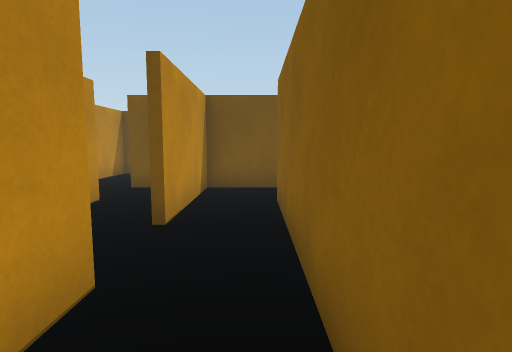
View 1 (above)

22 first-person views from a walk through a scene from a Unity 3-D project. The camera is 1.2 m above the floor, tilts 6° down and sees 80° across. The floor is counted in squares, 1 m on a side. Each view is taken from the middle of a square. On the plan, view 1 faces up. The plan holds only what a view shows up to about 13 squares ahead; the rest is blank.

View 2
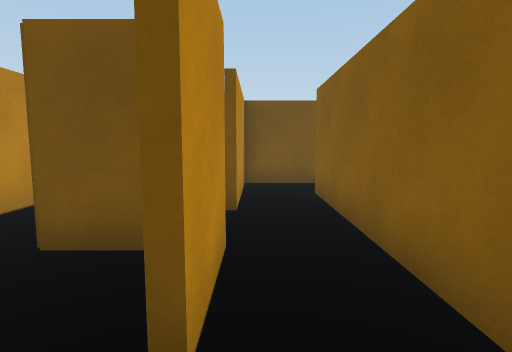

View 3
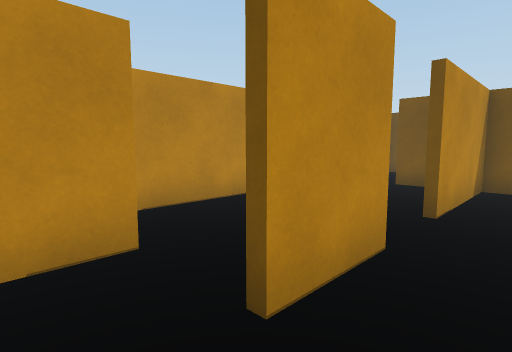

View 4
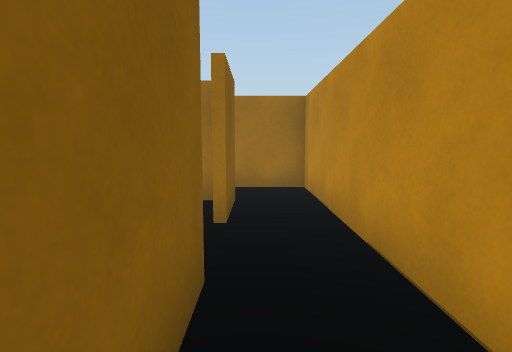

View 5
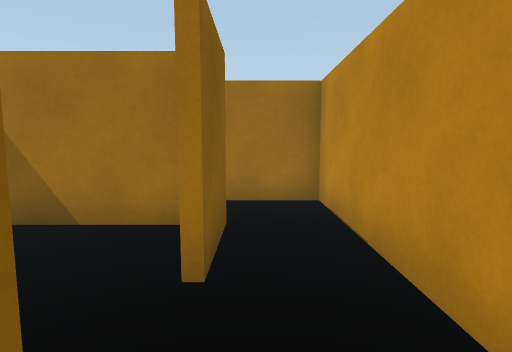

View 6
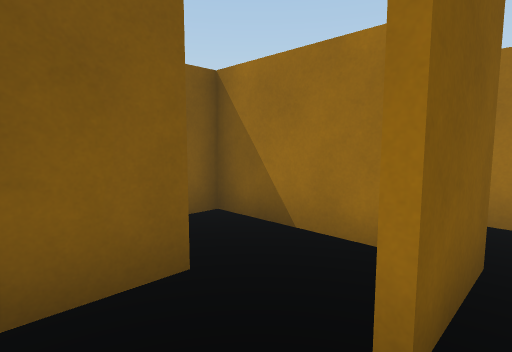

View 7
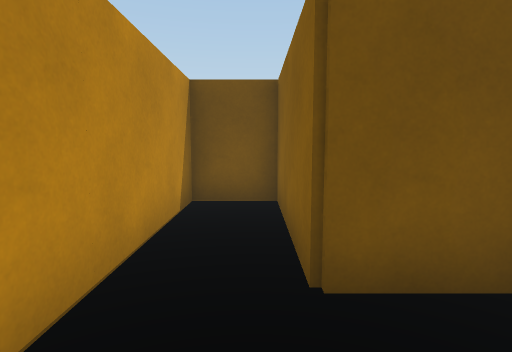

View 8
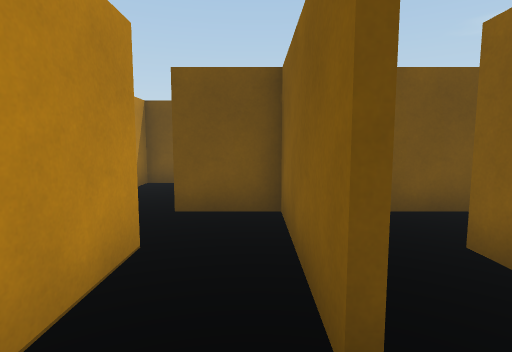

View 9
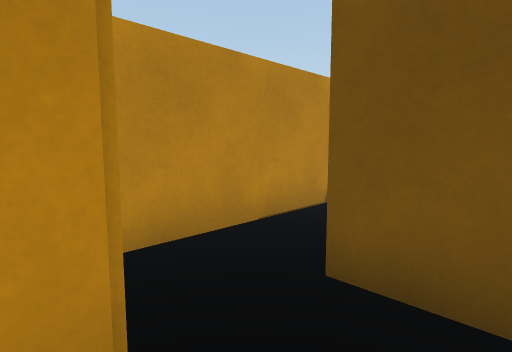

View 10
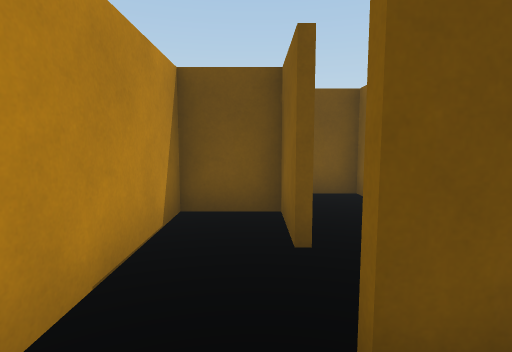

View 11
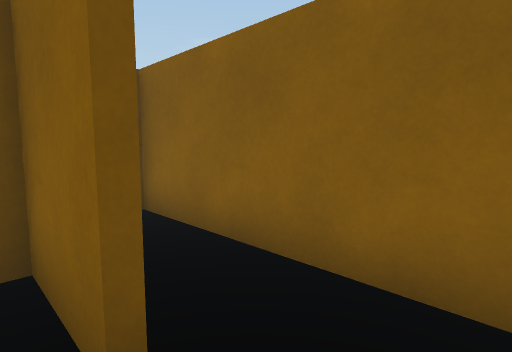

View 12
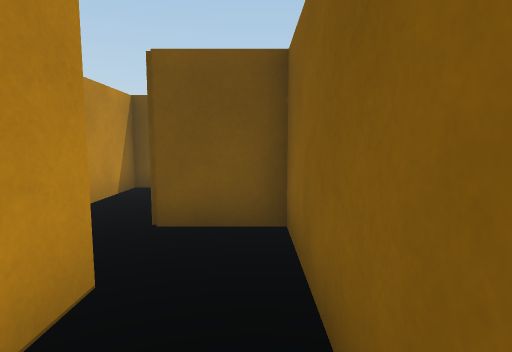

View 13
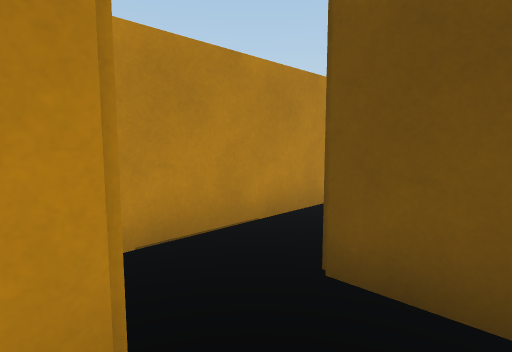

View 14
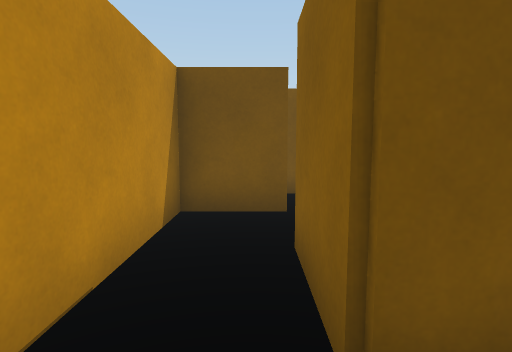

View 15
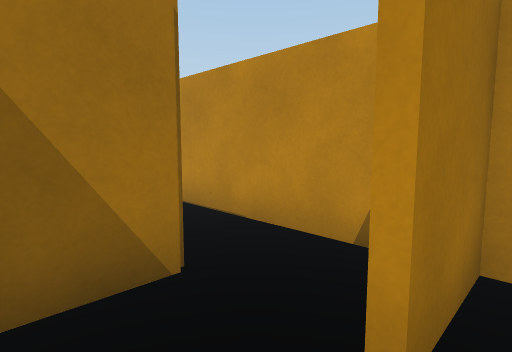

View 16
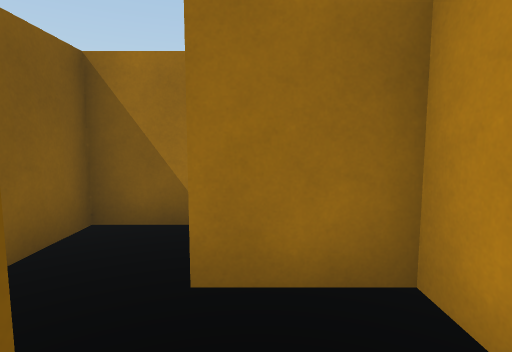

View 17
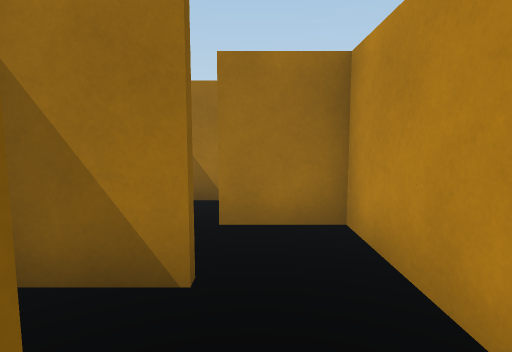

View 18
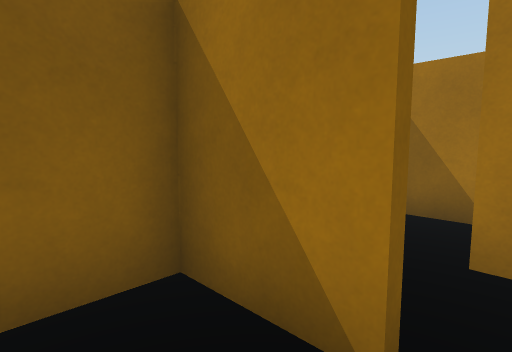

View 19
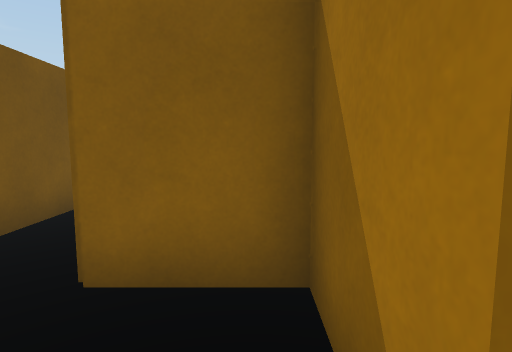

View 20
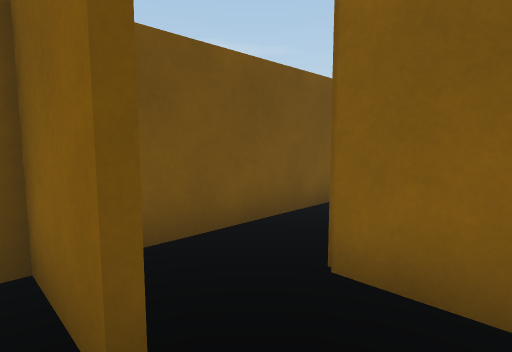

View 21
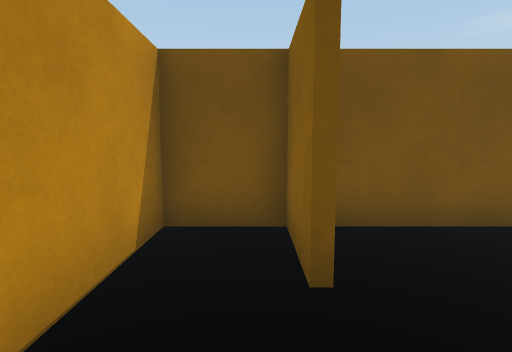

View 22
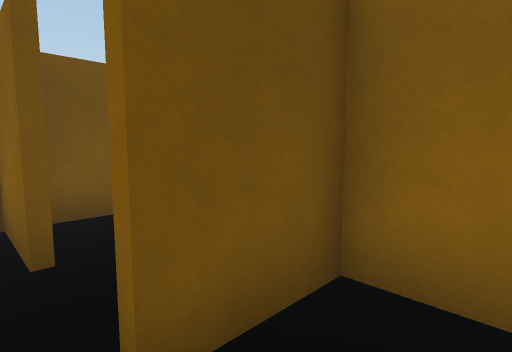

### Floor plan
Ten units are one square. View 1 is at (0, 0); x grows to the right and y downward. Boxes are objects, and circles mark ways between rooms. Rooms are numbered by the first view taken in them; rooms with no view inside come last. Other rooms are left out.
<svg viewBox="-58 -248 82 288">
<path fill="none" stroke="#000" d="M-15 -4 -15 -19M-33 -5 -33 9M-13 -25 -13 -4M-31 15 5 15 5 -25M-36 16 -36 -5M-19 -23 -36 -23 -36 -63 -53 -63 -53 35 -32 35M-15 -44 -15 -64M-33 -66 -33 -45M-53 -84 -53 -72M-25 -84 -35 -84M-36 -104 -36 -123 -53 -123 -53 -84M-15 -91 -15 -125M-33 -126 -33 -115M-24 -144 -36 -144 -36 -166 -24 -166M-15 -166 -15 -176M-34 -183 -53 -183 -53 -132M-15 -176 -15 -203 -35 -203M-53 -196 -53 -186 -34 -186M-24 -166 -15 -166M-36 -224 -36 -243 -53 -243 -53 -196M-35 -205 -15 -205 -15 -226M4 -243 -30 -243M-13 -64 -13 -44M5 -25 5 -65M19 -84 -13 -84 -13 -64M-15 -64 -15 -84 -25 -84M-15 -125 -15 -144 -24 -144"/>
<circle cx="-30" cy="-10" r="3" fill="#2a7"/>
<circle cx="0" cy="-15" r="3" fill="#2a7"/>
<circle cx="-10" cy="-35" r="3" fill="#2a7"/>
<circle cx="-20" cy="-55" r="3" fill="#2a7"/>
<circle cx="-40" cy="-80" r="3" fill="#2a7"/>
<circle cx="-30" cy="-70" r="3" fill="#2a7"/>
<circle cx="-30" cy="-95" r="3" fill="#2a7"/>
<circle cx="-20" cy="-115" r="3" fill="#2a7"/>
<circle cx="-30" cy="-170" r="3" fill="#2a7"/>
<circle cx="-30" cy="-130" r="3" fill="#2a7"/>
<circle cx="-40" cy="-200" r="3" fill="#2a7"/>
<circle cx="0" cy="-55" r="3" fill="#2a7"/>
<text x="-10" y="0">1</text>
<text x="-40" y="0">2</text>
<text x="-20" y="-40">3</text>
<text x="-40" y="-70">4</text>
<text x="-40" y="-100">5</text>
<text x="-20" y="-110">6</text>
<text x="-40" y="-150">7</text>
<text x="-30" y="-190">8</text>
<text x="-30" y="-220">9</text>
<text x="0" y="-50">10</text>
<text x="0" y="-70">11</text>
<text x="-20" y="-70">12</text>
<text x="-20" y="-130">13</text>
</svg>
Room 1 opens to room 2. Room 1 opens to room 10. Room 3 opens to room 10. Room 3 opens to room 12. Room 4 opens to room 5. Room 4 opens to room 12. Room 5 opens to room 6. Room 6 opens to room 13. Room 7 opens to room 8. Room 7 opens to room 13. Room 8 opens to room 9. Room 10 opens to room 11.

Where each view was taken, in squares from view 1:
view 1: 0 up, 0 right, facing up
view 2: 1 down, 1 left, facing up
view 3: 1 down, 0 right, facing up-left
view 4: 5 up, 4 left, facing down
view 5: 3 up, 4 left, facing down
view 6: 2 up, 4 left, facing down-right
view 7: 0 up, 4 left, facing up
view 8: 3 up, 2 left, facing up
view 9: 6 up, 2 left, facing up-left
view 10: 7 up, 4 left, facing up
view 11: 9 up, 4 left, facing up-right
view 12: 10 up, 2 left, facing up
view 13: 12 up, 2 left, facing up-left
view 14: 13 up, 4 left, facing up
view 15: 19 up, 2 left, facing down-left
view 16: 21 up, 4 left, facing down
view 17: 23 up, 4 left, facing down
view 18: 22 up, 4 left, facing down-right
view 19: 21 up, 4 left, facing right
view 20: 21 up, 4 left, facing up-right
view 21: 20 up, 4 left, facing up
view 22: 19 up, 4 left, facing up-right
